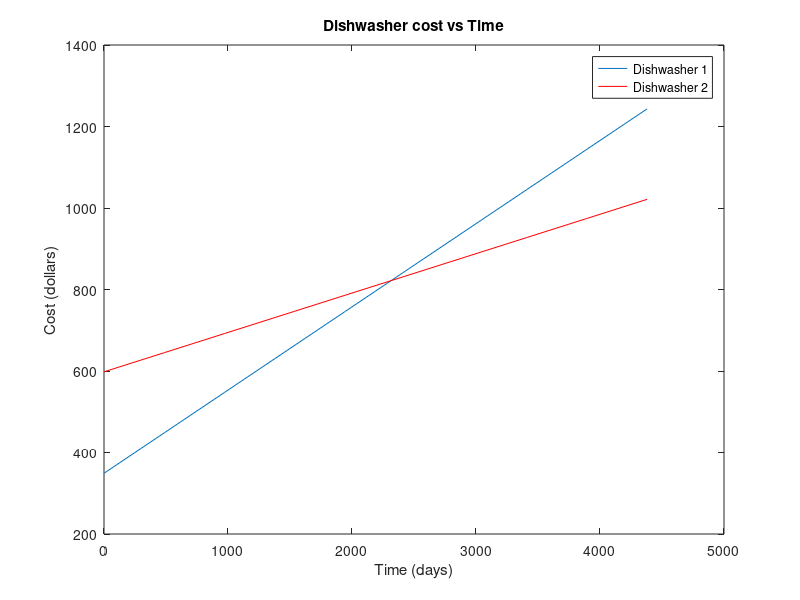
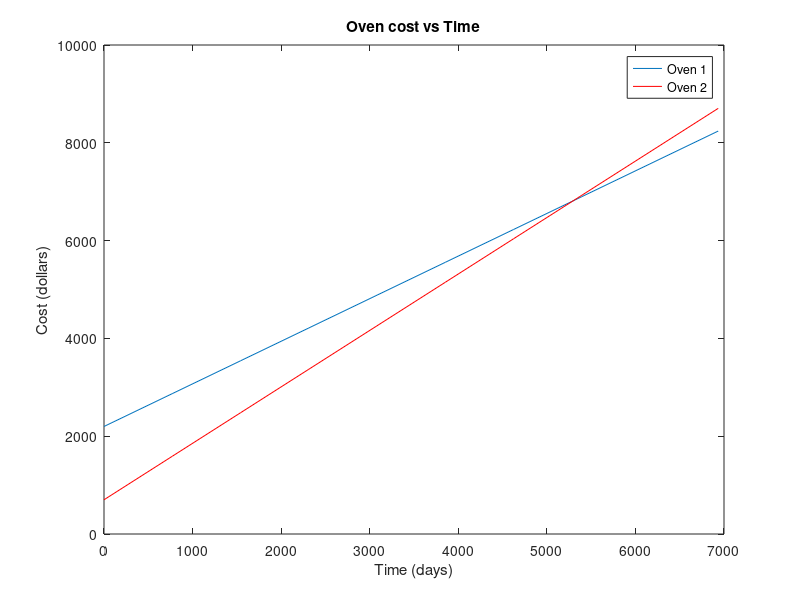
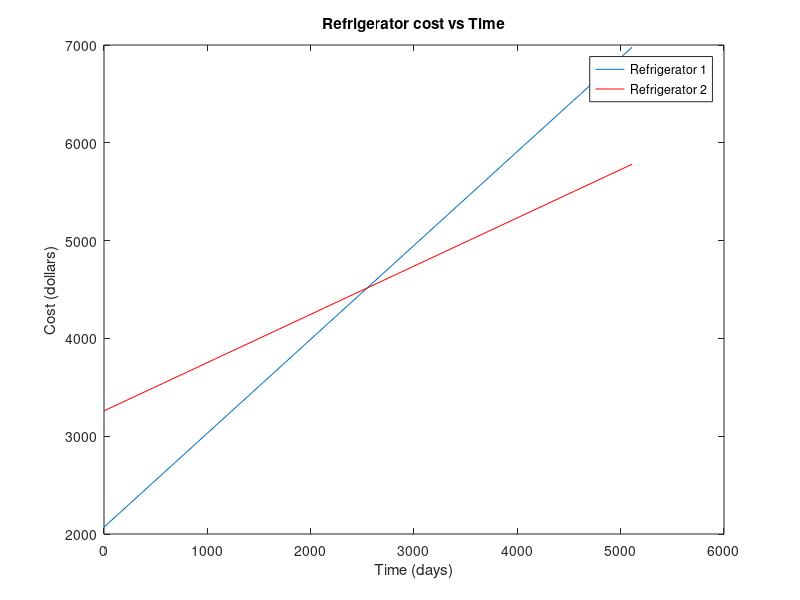
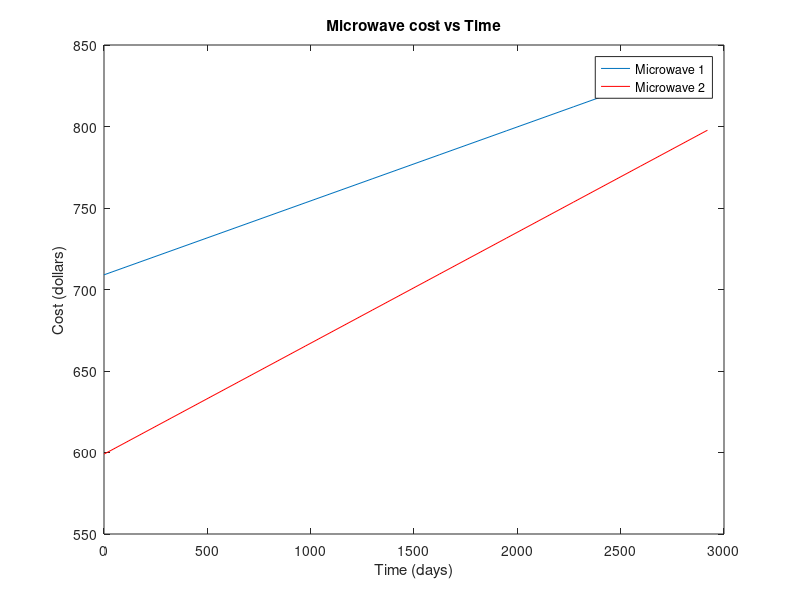

Reproduce these figures in MATLAB, in order.
%Project

clear
clc
format bank

DA = [349 1800 1.25 12; 598 852 1.25 12; 2199 9600 1 19; 700 12720 1 19; 2070 1411 7.5 14; 3259 725 7.5 14; 709 1000 0.5 8; 599 1500 0.5 8; 349 1800 0.75 12; 855 600 0.75 12; 449 5280 1.5 14; 899 7200 1.5 14];

% Total_Cost = Initial_Price(dollars) + ((0.0907444*Power/1000)/24(kW/d) * Time(day) * Life(day))

time_dishwasher = linspace(0,DA(1,4)*365,10);
Dishwasher1 = DA(1,1) + (0.0907444*((DA(1,2)/1000) * DA(1,3))) * time_dishwasher;
Dishwasher2 = DA(2,1) + (0.0907444*((DA(2,2)/1000) * DA(2,3))) * time_dishwasher;
figure
plot(time_dishwasher,Dishwasher1,time_dishwasher,Dishwasher2,'-r')
title('Dishwasher cost vs Time')
xlabel('Time (days)')
ylabel('Cost (dollars)')
legend('Dishwasher 1', 'Dishwasher 2')

time_oven = linspace(0,DA(3,4)*365,10);
Oven1 = DA(3,1) + (0.0907444*((DA(3,2)/1000) * DA(3,3))) * time_oven;
Oven2 = DA(4,1) + (0.0907444*((DA(4,2)/1000) * DA(4,3))) * time_oven;
figure
plot(time_oven,Oven1,time_oven,Oven2,'-r')
title('Oven cost vs Time')
xlabel('Time (days)')
ylabel('Cost (dollars)')
legend('Oven 1', 'Oven 2')

time_refrigerator = linspace(0,DA(5,4)*365,10);
Refrigerator1 = DA(5,1) + (0.0907444*((DA(5,2)/1000) * DA(5,3))) * time_refrigerator;
Refrigerator2 = DA(6,1) + (0.0907444*((DA(6,2)/1000) * DA(6,3))) * time_refrigerator;
figure
plot(time_refrigerator,Refrigerator1,time_refrigerator,Refrigerator2,'-r')
title('Refrigerator cost vs Time')
xlabel('Time (days)')
ylabel('Cost (dollars)')
legend('Refrigerator 1', 'Refrigerator 2')

time_microwave = linspace(0,DA(7,4)*365,10);
Microwave1 = DA(7,1) + (0.0907444*((DA(7,2)/1000) * DA(7,3))) * time_microwave;
Microwave2 = DA(8,1) + (0.0907444*((DA(8,2)/1000) * DA(8,3))) * time_microwave;
figure
plot(time_microwave,Microwave1,time_microwave,Microwave2,'-r')
title('Microwave cost vs Time')
xlabel('Time (days)')
ylabel('Cost (dollars)')
legend('Microwave 1', 'Microwave 2')

time_washer = linspace(0,DA(9,4)*365,10);
Washer1 = DA(9,1) + (0.0907444*((DA(9,2)/1000) * DA(9,3))) * time_washer;
Washer2 = DA(10,1) + (0.0907444*((DA(10,2)/1000) * DA(10,3))) * time_washer;
figure
plot(time_washer,Washer1,time_washer,Washer2,'-r')
title('Washer cost vs Time')
xlabel('Time (days)')
ylabel('Cost (dollars)')
legend('Washer 1', 'Washer 2')

time_dryer = linspace(0,DA(11,4)*365,10);
Dryer1 = DA(11,1) + (0.0907444*((DA(11,2)/1000) * DA(11,3))) * time_dryer;
Dryer2 = DA(12,1) + (0.0907444*((DA(12,2)/1000) * DA(12,3))) * time_dryer;
figure
plot(time_dryer,Dryer1,time_dryer,Dryer2,'-r')
title('Dryer cost vs Time')
xlabel('Time (days)')
ylabel('Cost (dollars)')
legend('Dryer 1', 'Dryer 2')

disp('From the graph, the most cost effective option does not change over its lifespan, it is constant.')
disp('         ')

%cost after using for 5 years
Dishwasher1cost = DA(1,1) + (0.0907444*((DA(1,2)/1000) * DA(1,3))) * 5*365;
Dishwasher2cost = DA(2,1) + (0.0907444*((DA(2,2)/1000) * DA(2,3))) * 5*365;
Oven1cost = DA(3,1) + (0.0907444*((DA(3,2)/1000) * DA(3,3))) * 5*365;
Oven2cost = DA(4,1) + (0.0907444*((DA(4,2)/1000) * DA(4,3))) * 5*365;
Refrigerator1cost = DA(5,1) + (0.0907444*((DA(5,2)/1000) * DA(5,3))) * 5*365;
Refrigerator2cost = DA(6,1) + (0.0907444*((DA(6,2)/1000) * DA(6,3))) * 5*365;
Microwave1cost = DA(7,1) + (0.0907444*((DA(7,2)/1000) * DA(7,3))) * 5*365;
Microwave2cost = DA(8,1) + (0.0907444*((DA(8,2)/1000) * DA(8,3))) * 5*365;
Washer1cost = DA(9,1) + (0.0907444*((DA(9,2)/1000) * DA(9,3))) * 5*365;
Washer2cost = DA(10,1) + (0.0907444*((DA(10,2)/1000) * DA(10,3))) * 5*365;
Dryer1cost = DA(11,1) + (0.0907444*((DA(11,2)/1000) * DA(11,3))) * 5*365;
Dryer2cost = DA(12,1) + (0.0907444*((DA(12,2)/1000) * DA(12,3))) * 5*365;

disp('    Appliance Options and Costs for 5 year Timeframe')
disp('  --------------------------------------------------------------')
disp('      App   Opt1 Price   Energy Cost   Opt2 Price   Energy Cost')
a = [{'Dish'} DA(1,1)' Dishwasher1cost' DA(2,1)' Dishwasher2cost'];
b = [{'Oven'} DA(3,1)' Oven1cost' DA(4,1)' Oven2cost'];
c = [{'Refr'} DA(5,1)' Refrigerator1cost' DA(6,1)' Refrigerator2cost'];
d = [{'Mcrv'} DA(7,1)' Microwave1cost' DA(8,1)' Microwave2cost'];
e = [{'Wshr'} DA(9,1)' Washer1cost' DA(10,1)' Washer2cost'];
f = [{'Dryr'} DA(11,1)' Dryer1cost' DA(12,1)' Dryer2cost'];
disp(a)
disp(b)
disp(c)
disp(d)
disp(e)
disp(f)

%cost after using for 10 years
Dishwashers1cost = DA(1,1) + (0.0907444*((DA(1,2)/1000) * DA(1,3))) * 10*365;
Dishwashers2cost = DA(2,1) + (0.0907444*((DA(2,2)/1000) * DA(2,3))) * 10*365;
Ovens1cost = DA(3,1) + (0.0907444*((DA(3,2)/1000) * DA(3,3))) * 10*365;
Ovens2cost = DA(4,1) + (0.0907444*((DA(4,2)/1000) * DA(4,3))) * 10*365;
Refrigerators1cost = DA(5,1) + (0.0907444*((DA(5,2)/1000) * DA(5,3))) * 10*365;
Refrigerators2cost = DA(6,1) + (0.0907444*((DA(6,2)/1000) * DA(6,3))) * 10*365;
Microwaves1cost = DA(7,1) + (0.0907444*((DA(7,2)/1000) * DA(7,3))) * 10*365;
Microwaves2cost = DA(8,1) + (0.0907444*((DA(8,2)/1000) * DA(8,3))) * 10*365;
Washers1cost = DA(9,1) + (0.0907444*((DA(9,2)/1000) * DA(9,3))) * 10*365;
Washers2cost = DA(10,1) + (0.0907444*((DA(10,2)/1000) * DA(10,3))) * 10*365;
Dryers1cost = DA(11,1) + (0.0907444*((DA(11,2)/1000) * DA(11,3))) * 10*365;
Dryers2cost = DA(12,1) + (0.0907444*((DA(12,2)/1000) * DA(12,3))) * 1*365;

disp('    Appliance Options and Costs for 10 year Timeframe')
disp('  --------------------------------------------------------------')
disp('      App   Opt1 Price   Energy Cost   Opt2 Price   Energy Cost')
as = [{'Dish'} DA(1,1)' Dishwashers1cost' DA(2,1)' Dishwashers2cost'];
bs = [{'Oven'} DA(3,1)' Ovens1cost' DA(4,1)' Ovens2cost'];
cs = [{'Refr'} DA(5,1)' Refrigerators1cost' DA(6,1)' Refrigerators2cost'];
ds = [{'Mcrv'} DA(7,1)' Microwaves1cost' DA(8,1)' Microwaves2cost'];
es = [{'Wshr'} DA(9,1)' Washers1cost' DA(10,1)' Washers2cost'];
fs = [{'Dryr'} DA(11,1)' Dryers1cost' DA(12,1)' Dryers2cost'];
disp(as)
disp(bs)
disp(cs)
disp(ds)
disp(es)
disp(fs)

DB = [1.5 5.25 14 8000 33.95 12 2500; 5 4.95 14 8000 39.95 11 30000; 0.5 3.99 7 10000 19.95 3.5 25000];

%cost of usage for 5 years

%Cost = Price + (Power*Time(Watthour) + 43800/8000(replace times))*5(yrs)

Bulb1costcfl = DB(1,2) + (DB(1,3)*DB(1,1) + 43800/DB(1,4))*5;
Bulb2costcfl = DB(1,5) + (DB(1,6)*DB(1,1) + 43800/DB(1,7))*5;
Bulb3costcfl = DB(2,2) + (DB(2,3)*DB(2,1) + 43800/DB(2,4))*5;
Bulb4costled = DB(2,5) + (DB(2,6)*DB(2,1) + 43800/DB(2,7))*5;
Bulb5costled = DB(3,2) + (DB(3,3)*DB(3,1) + 43800/DB(3,4))*5;
Bulb6costled = DB(3,5) + (DB(3,6)*DB(3,1) + 43800/DB(3,7))*5;

disp('  Cost of bulbs for 5 year Timeframe')
disp('        ----------------------')
disp('          Bulb         Cost')
ba = [1' Bulb1costcfl'];
bb = [2' Bulb2costcfl'];
bc = [3' Bulb3costcfl'];
bd = [4' Bulb4costled'];
be = [5' Bulb5costled'];
bf = [6' Bulb6costled'];
disp(ba)
disp(bb)
disp(bc)
disp(bd)
disp(be)
disp(bf)

%cost of usage for 10 years
Bulbs1costcfl = DB(1,2) + (DB(1,3)*DB(1,1) + 87600/DB(1,4))*10;
Bulbs2costcfl = DB(1,5) + (DB(1,6)*DB(1,1) + 87600/DB(1,7))*10;
Bulbs3costcfl = DB(2,2) + (DB(2,3)*DB(2,1) + 87600/DB(2,4))*10;
Bulbs4costled = DB(2,5) + (DB(2,6)*DB(2,1) + 87600/DB(2,7))*10;
Bulbs5costled = DB(3,2) + (DB(3,3)*DB(3,1) + 87600/DB(3,4))*10;
Bulbs6costled = DB(3,5) + (DB(3,6)*DB(3,1) + 43800/DB(3,7))*10;

disp('  Cost of bulbs for 10 year Timeframe')
disp('        ----------------------')
disp('          Bulb         Cost')
ca = [1' Bulbs1costcfl'];
cb = [2' Bulbs2costcfl'];
cc = [3' Bulbs3costcfl'];
cd = [4' Bulbs4costled'];
ce = [5' Bulbs5costled'];
cf = [6' Bulbs6costled'];
disp(ca)
disp(cb)
disp(cc)
disp(cd)
disp(ce)
disp(cf)